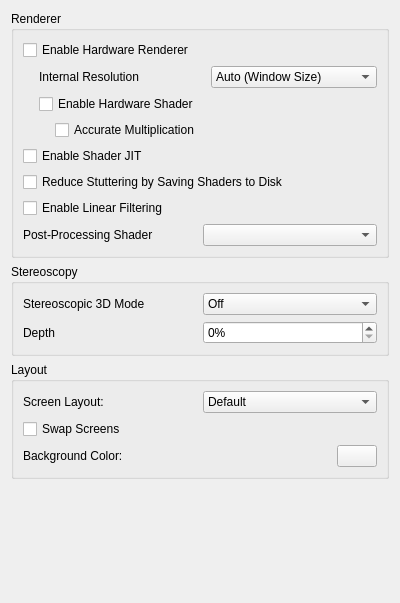
<?xml version="1.0" encoding="UTF-8"?>
<ui version="4.0">
  <class>ConfigureGraphics</class>
  <widget class="QWidget" name="ConfigureGraphics">
    <property name="geometry">
      <rect>
        <x>0</x>
        <y>0</y>
        <width>400</width>
        <height>603</height>
      </rect>
    </property>
    <property name="windowTitle">
      <string>Form</string>
    </property>
    <layout class="QVBoxLayout" name="verticalLayout">
      <item>
        <widget class="QGroupBox" name="rendererBox">
          <property name="title">
            <string>Renderer</string>
          </property>
          <layout class="QVBoxLayout" name="verticalLayout_6">
            <item>
              <widget class="QCheckBox" name="toggle_hw_renderer">
                <property name="toolTip">
                  <string>&lt;html&gt;&lt;head/&gt;&lt;body&gt;&lt;p&gt;Use OpenGL to accelerate rendering.&lt;/p&gt;&lt;p&gt;Disable to debug graphics-related problem.&lt;/p&gt;&lt;/body&gt;&lt;/html&gt;</string>
                </property>
                <property name="text">
                  <string>Enable Hardware Renderer</string>
                </property>
              </widget>
            </item>
            <item>
              <widget class="QWidget" name="hw_renderer_group" native="true">
                <layout class="QVBoxLayout" name="verticalLayout_5">
                  <property name="leftMargin">
                    <number>16</number>
                  </property>
                  <property name="topMargin">
                    <number>0</number>
                  </property>
                  <property name="rightMargin">
                    <number>0</number>
                  </property>
                  <property name="bottomMargin">
                    <number>0</number>
                  </property>
                  <item>
                    <layout class="QHBoxLayout" name="horizontalLayout">
                      <item>
                        <widget class="QLabel" name="label">
                          <property name="text">
                            <string>Internal Resolution</string>
                          </property>
                        </widget>
                      </item>
                      <item>
                        <widget class="QComboBox" name="resolution_factor_combobox">
                          <item>
                            <property name="text">
                              <string>Auto (Window Size)</string>
                            </property>
                          </item>
                          <item>
                            <property name="text">
                              <string>Native (400x240)</string>
                            </property>
                          </item>
                          <item>
                            <property name="text">
                              <string>2x Native (800x480)</string>
                            </property>
                          </item>
                          <item>
                            <property name="text">
                              <string>3x Native (1200x720)</string>
                            </property>
                          </item>
                          <item>
                            <property name="text">
                              <string>4x Native (1600x960)</string>
                            </property>
                          </item>
                          <item>
                            <property name="text">
                              <string>5x Native (2000x1200)</string>
                            </property>
                          </item>
                          <item>
                            <property name="text">
                              <string>6x Native (2400x1440)</string>
                            </property>
                          </item>
                          <item>
                            <property name="text">
                              <string>7x Native (2800x1680)</string>
                            </property>
                          </item>
                          <item>
                            <property name="text">
                              <string>8x Native (3200x1920)</string>
                            </property>
                          </item>
                          <item>
                            <property name="text">
                              <string>9x Native (3600x2160)</string>
                            </property>
                          </item>
                          <item>
                            <property name="text">
                              <string>10x Native (4000x2400)</string>
                            </property>
                          </item>
                        </widget>
                      </item>
                    </layout>
                  </item>
                  <item>
                    <widget class="QCheckBox" name="toggle_hw_shader">
                      <property name="toolTip">
                        <string>&lt;html&gt;&lt;head/&gt;&lt;body&gt;&lt;p&gt;Use OpenGL to accelerate shader emulation.&lt;/p&gt;&lt;p&gt;Requires a relatively powerful GPU for better performance.&lt;/p&gt;&lt;/body&gt;&lt;/html&gt;</string>
                      </property>
                      <property name="text">
                        <string>Enable Hardware Shader</string>
                      </property>
                    </widget>
                  </item>
                  <item>
                    <widget class="QWidget" name="hw_shader_group" native="true">
                      <layout class="QVBoxLayout" name="verticalLayout_7">
                        <property name="leftMargin">
                          <number>16</number>
                        </property>
                        <property name="topMargin">
                          <number>0</number>
                        </property>
                        <property name="rightMargin">
                          <number>0</number>
                        </property>
                        <property name="bottomMargin">
                          <number>0</number>
                        </property>
                        <item>
                          <widget class="QCheckBox" name="toggle_accurate_mul">
                            <property name="toolTip">
                              <string>&lt;html&gt;&lt;head/&gt;&lt;body&gt;&lt;p&gt;Correctly handle all edge cases in multiplication operation in shaders. &lt;/p&gt;&lt;p&gt;Some games requires this to be enabled for the hardware shader to render properly.&lt;/p&gt;&lt;p&gt;However this would reduce performance in most games.&lt;/p&gt;&lt;/body&gt;&lt;/html&gt;</string>
                            </property>
                            <property name="text">
                              <string>Accurate Multiplication</string>
                            </property>
                          </widget>
                        </item>
                      </layout>
                    </widget>
                  </item>
                </layout>
              </widget>
            </item>
            <item>
              <widget class="QCheckBox" name="toggle_shader_jit">
                <property name="toolTip">
                  <string>&lt;html&gt;&lt;head/&gt;&lt;body&gt;&lt;p&gt;Use the JIT engine instead of the interpreter for software shader emulation. &lt;/p&gt;&lt;p&gt;Enable this for better performance.&lt;/p&gt;&lt;/body&gt;&lt;/html&gt;</string>
                </property>
                <property name="text">
                  <string>Enable Shader JIT</string>
                </property>
              </widget>
            </item>
            <item>
              <widget class="QCheckBox" name="toggle_disk_cache">
                <property name="text">
                  <string>Reduce Stuttering by Saving Shaders to Disk</string>
                </property>
              </widget>
            </item>
            <item>
              <widget class="QCheckBox" name="toggle_linear_filter">
                <property name="text">
                  <string>Enable Linear Filtering</string>
                </property>
              </widget>
            </item>
            <item>
              <layout class="QHBoxLayout" name="horizontalLayout_11">
                <item>
                  <widget class="QLabel" name="label_2">
                    <property name="text">
                      <string>Post-Processing Shader</string>
                    </property>
                  </widget>
                </item>
                <item>
                  <widget class="QComboBox" name="shader_combobox"/>
                </item>
              </layout>
            </item>
          </layout>
        </widget>
      </item>
      <item>
        <widget class="QGroupBox" name="groupBox">
          <property name="title">
            <string>Stereoscopy</string>
          </property>
          <layout class="QVBoxLayout" name="verticalLayout_4">
            <item>
              <layout class="QHBoxLayout" name="horizontalLayout_5">
                <item>
                  <widget class="QLabel" name="label_4">
                    <property name="text">
                      <string>Stereoscopic 3D Mode</string>
                    </property>
                  </widget>
                </item>
                <item>
                  <widget class="QComboBox" name="render_3d_combobox">
                    <item>
                      <property name="text">
                        <string>Off</string>
                      </property>
                    </item>
                    <item>
                      <property name="text">
                        <string>Side by Side</string>
                      </property>
                    </item>
                    <item>
                      <property name="text">
                        <string>Anaglyph</string>
                      </property>
                    </item>
                  </widget>
                </item>
              </layout>
            </item>
            <item>
              <layout class="QHBoxLayout" name="horizontalLayout_7">
                <item>
                  <widget class="QLabel" name="label_3">
                    <property name="text">
                      <string>Depth</string>
                    </property>
                  </widget>
                </item>
                <item>
                  <widget class="QSpinBox" name="factor_3d">
                    <property name="suffix">
                      <string>%</string>
                    </property>
                    <property name="minimum">
                      <number>0</number>
                    </property>
                    <property name="maximum">
                      <number>100</number>
                    </property>
                    <property name="value">
                      <number>0</number>
                    </property>
                  </widget>
                </item>
              </layout>
            </item>
          </layout>
        </widget>
      </item>
      <item>
        <widget class="QGroupBox" name="layoutBox">
          <property name="title">
            <string>Layout</string>
          </property>
          <layout class="QVBoxLayout" name="verticalLayout_3">
            <item>
              <layout class="QHBoxLayout" name="horizontalLayout_4">
                <item>
                  <widget class="QLabel" name="label1">
                    <property name="text">
                      <string>Screen Layout:</string>
                    </property>
                  </widget>
                </item>
                <item>
                  <widget class="QComboBox" name="layout_combobox">
                    <item>
                      <property name="text">
                        <string>Default</string>
                      </property>
                    </item>
                    <item>
                      <property name="text">
                        <string>Single Screen</string>
                      </property>
                    </item>
                    <item>
                      <property name="text">
                        <string>Large Screen</string>
                      </property>
                    </item>
                    <item>
                      <property name="text">
                        <string>Side by Side</string>
                      </property>
                    </item>
                  </widget>
                </item>
              </layout>
            </item>
            <item>
              <widget class="QCheckBox" name="swap_screen">
                <property name="text">
                  <string>Swap Screens</string>
                </property>
              </widget>
            </item>
            <item>
              <layout class="QHBoxLayout" name="horizontalLayout_6">
                <item>
                  <widget class="QLabel" name="bg_label">
                    <property name="text">
                      <string>Background Color:</string>
                    </property>
                  </widget>
                </item>
                <item>
                  <widget class="QPushButton" name="bg_button">
                    <property name="maximumSize">
                      <size>
                        <width>40</width>
                        <height>16777215</height>
                      </size>
                    </property>
                  </widget>
                </item>
              </layout>
            </item>
          </layout>
        </widget>
      </item>
      <item>
        <spacer name="verticalSpacer">
          <property name="orientation">
            <enum>Qt::Vertical</enum>
          </property>
          <property name="sizeHint" stdset="0">
            <size>
              <width>20</width>
              <height>40</height>
            </size>
          </property>
        </spacer>
      </item>
    </layout>
  </widget>
  <resources/>
  <connections/>
</ui>
